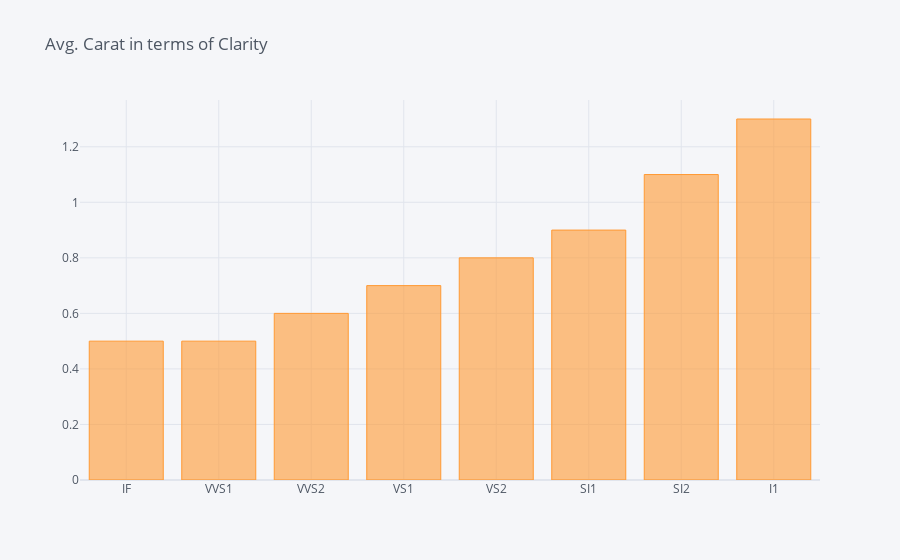

The code cell stored with this chart in its notebook:
### Code cell
calarity_carat.iplot(kind='bar', 
                    color= 'orange', 
                    title = 'Avg. Carat in terms of Clarity', 
                    fontsize = 14);

### Figure 1 — Plotly figure (JSON) as saved in the notebook; plotly's stock layout.template omitted (floating-point values rounded to 4 significant figures)
{"data": [{"marker": {"color": "rgba(255, 153, 51, 0.6)", "line": {"color": "rgba(255, 153, 51, 1.0)", "width": 1}}, "name": "carat", "orientation": "v", "text": "", "type": "bar", "x": ["IF", "VVS1", "VVS2", "VS1", "VS2", "SI1", "SI2", "I1"], "y": [0.5, 0.5, 0.6, 0.7, 0.8, 0.9, 1.1, 1.3]}], "layout": {"autosize": true, "legend": {"bgcolor": "#F5F6F9", "font": {"color": "#4D5663"}}, "paper_bgcolor": "#F5F6F9", "plot_bgcolor": "#F5F6F9", "title": {"font": {"color": "#4D5663"}, "text": "Avg. Carat in terms of Clarity"}, "xaxis": {"autorange": true, "gridcolor": "#E1E5ED", "range": [-0.5, 7.5], "showgrid": true, "tickfont": {"color": "#4D5663"}, "title": {"font": {"color": "#4D5663"}, "text": ""}, "type": "category", "zerolinecolor": "#E1E5ED"}, "yaxis": {"autorange": true, "gridcolor": "#E1E5ED", "range": [0, 1.368], "showgrid": true, "tickfont": {"color": "#4D5663"}, "title": {"font": {"color": "#4D5663"}, "text": ""}, "type": "linear", "zerolinecolor": "#E1E5ED"}}}
